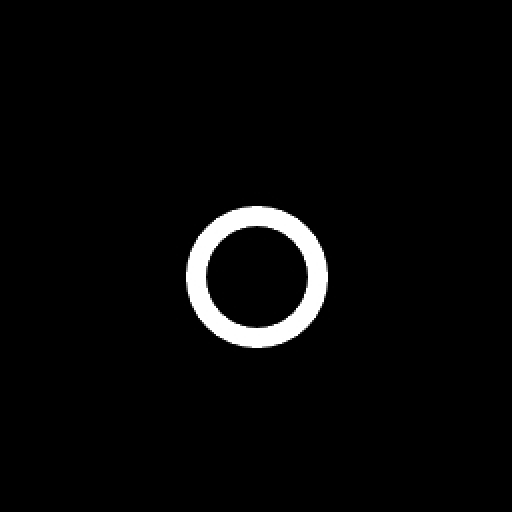
#> input picture Misc/misc_images/circle.jpg, 1024 x 1024 px (shown at 1/2 size)
$ python hologram_corrected.py ../misc_images/circle.jpg 3   (older library calls are emulated)
#> lines starting #> are read from the running program, lines starting #| are printed output that depends on the picture
from scipy import misc
import matplotlib.pyplot as plt
import numpy as np
import sys

# Only square pictures
pic_name = str(sys.argv[1])
N = int(sys.argv[2]) # Specifies the side length of the square image to resize to

A = misc.imread(pic_name, flatten=True)
#> A: shape (1024, 1024) float32; min 0, max 255, mean 7.5
A = misc.imresize(A, (N, N))
#> A = [[0, 4, 0], [7, 39, 7], [2, 11, 2]]

A1 = np.fft.fftshift(np.fft.fft2(A))
I1 = A1.real
#> I1 = [[-9, -30, 25.5], [-22.5, 72, -22.5], [25.5, -30, -9]]
print(I1)
#| [[ -9.  -30.   25.5]
#|  [-22.5  72.  -22.5]
#|  [ 25.5 -30.   -9. ]]

D2 = np.fft.ifft2(np.fft.fftshift(I1))

plt.figure(1)
plt.subplot(2, 2, 1)
plt.axis('off')
plt.title('Original')
plt.imshow(A, extent=[0, 1, 0, 1], cmap = 'gray')
plt.subplot(2, 2, 2)
plt.axis('off')
plt.title('FFT ("I1")')
plt.imshow(I1, extent=[0, 1, 0, 1], cmap = 'gray')
plt.subplot(2, 2, 3)
plt.axis('off')
plt.title('Reconstruction')
plt.imshow(D2.real, extent=[0, 1, 0, 1], cmap = 'gray')
plt.show()
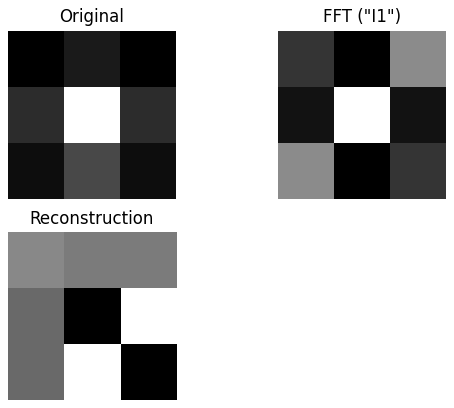
#> figure drawn by matplotlib, 3 panels

$ run again, on Misc/misc_images/hologram_pic.jpg
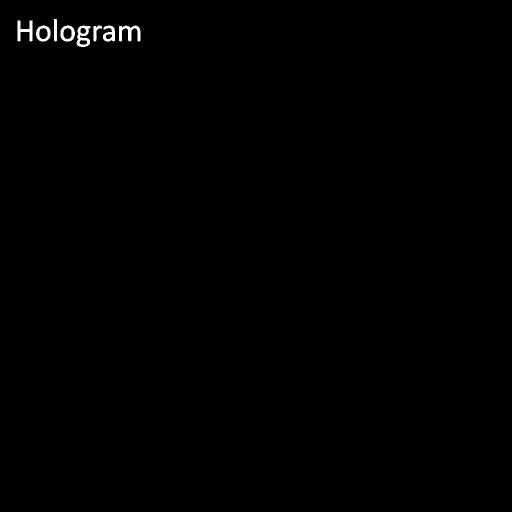
#> input picture Misc/misc_images/hologram_pic.jpg, 1024 x 1024 px (shown at 1/2 size)
#> `A = misc.imresize(A, (N, N))`: A = [[6, 0, 0], [0, 0, 0], [0, 0, 0]]
#> I1 = [[6, 6, 6], [6, 6, 6], [6, 6, 6]]
#| [[6. 6. 6.]
#|  [6. 6. 6.]
#|  [6. 6. 6.]]
#> `plt.show()`:
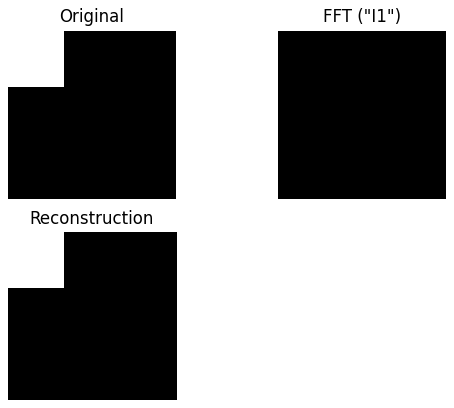
#> figure drawn by matplotlib, 3 panels

$ run again, on Misc/misc_images/hologram_pic2.jpg
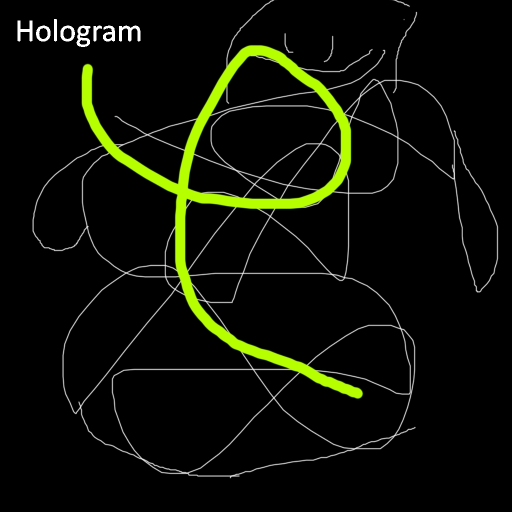
#> input picture Misc/misc_images/hologram_pic2.jpg, 1024 x 1024 px (shown at 1/2 size)
#> `A = misc.imread(pic_name, flatten=True)`:
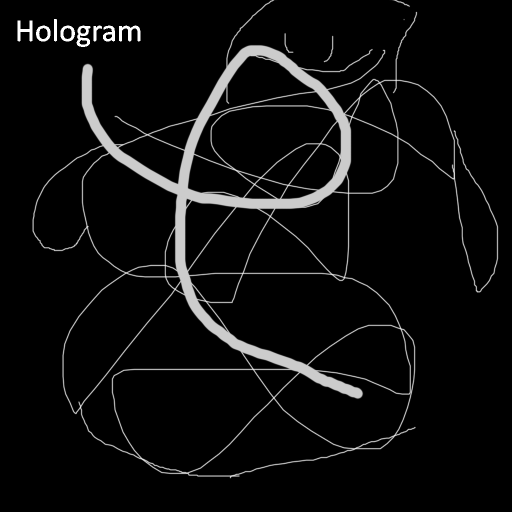
#> A: shape (1024, 1024) float32 (shown at 1/2 size); min 0, max 255, mean 13.2
#> `A = misc.imresize(A, (N, N))`: A = [[21, 27, 11], [14, 25, 8], [5, 12, 6]]
#> I1 = [[-3, 24, 13.5], [-4.5, 129, -4.5], [13.5, 24, -3]]
#| [[ -3.   24.   13.5]
#|  [ -4.5 129.   -4.5]
#|  [ 13.5  24.   -3. ]]
#> `plt.show()`:
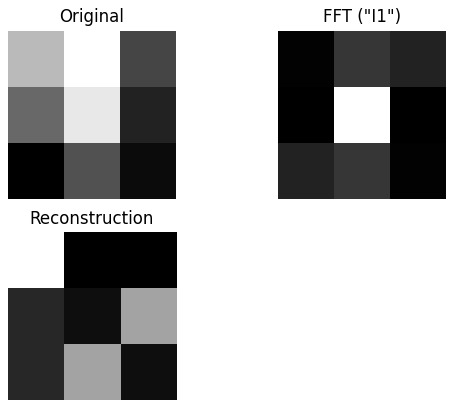
#> figure drawn by matplotlib, 3 panels

$ run again, on Misc/misc_images/rectangle.jpg
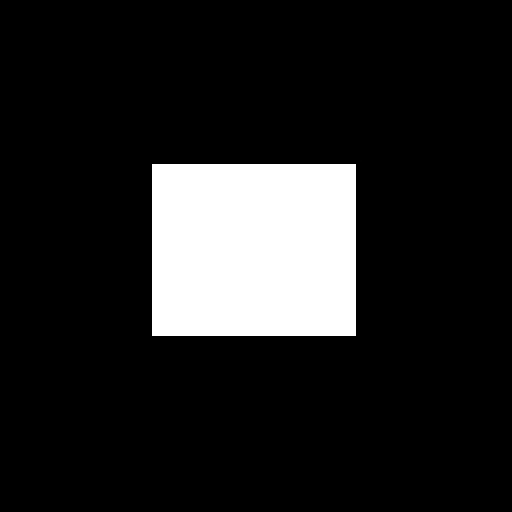
#> input picture Misc/misc_images/rectangle.jpg, 1024 x 1024 px (shown at 1/2 size)
#> `A = misc.imresize(A, (N, N))`: A = [[9, 36, 8], [41, 161, 38], [7, 27, 6]]
#> I1 = [[-55.5, -87, 97.5], [-81, 333, -81], [97.5, -87, -55.5]]
#| [[-55.5 -87.   97.5]
#|  [-81.  333.  -81. ]
#|  [ 97.5 -87.  -55.5]]
#> `plt.show()`:
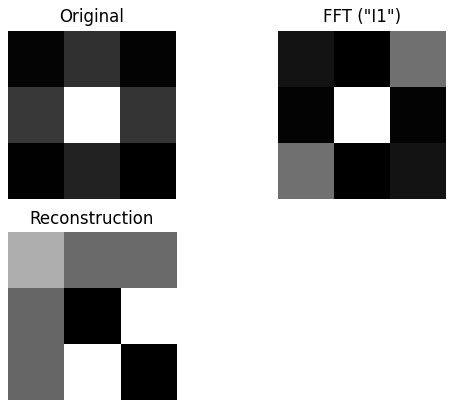
#> figure drawn by matplotlib, 3 panels
